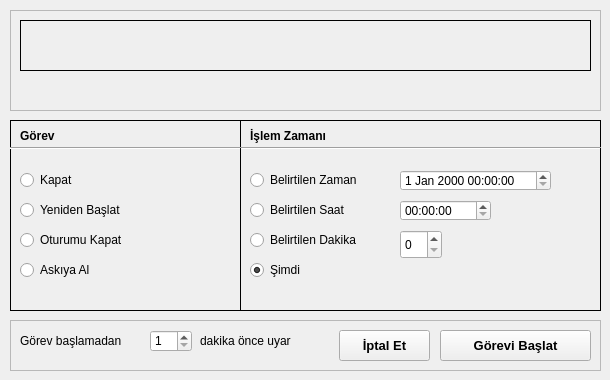
<?xml version="1.0" encoding="UTF-8"?>
<ui version="4.0">
 <class>Qtkapat</class>
 <widget class="QMainWindow" name="Qtkapat">
  <property name="geometry">
   <rect>
    <x>0</x>
    <y>0</y>
    <width>610</width>
    <height>380</height>
   </rect>
  </property>
  <property name="sizePolicy">
   <sizepolicy hsizetype="Preferred" vsizetype="Preferred">
    <horstretch>0</horstretch>
    <verstretch>0</verstretch>
   </sizepolicy>
  </property>
  <property name="windowTitle">
   <string/>
  </property>
  <property name="windowIcon">
   <iconset resource="images.qrc">
    <normaloff>:/images/shutdown.png</normaloff>:/images/shutdown.png</iconset>
  </property>
  <widget class="QWidget" name="centralwidget">
   <widget class="QFrame" name="frame">
    <property name="geometry">
     <rect>
      <x>240</x>
      <y>120</y>
      <width>361</width>
      <height>191</height>
     </rect>
    </property>
    <property name="frameShape">
     <enum>QFrame::Box</enum>
    </property>
    <property name="frameShadow">
     <enum>QFrame::Plain</enum>
    </property>
    <widget class="QRadioButton" name="radioButton_bz">
     <property name="geometry">
      <rect>
       <x>10</x>
       <y>50</y>
       <width>141</width>
       <height>20</height>
      </rect>
     </property>
     <property name="text">
      <string>Belirtilen Zaman</string>
     </property>
    </widget>
    <widget class="QTimeEdit" name="timeEdit_bs">
     <property name="geometry">
      <rect>
       <x>160</x>
       <y>80</y>
       <width>91</width>
       <height>21</height>
      </rect>
     </property>
    </widget>
    <widget class="QRadioButton" name="radioButton_bs">
     <property name="geometry">
      <rect>
       <x>10</x>
       <y>80</y>
       <width>131</width>
       <height>20</height>
      </rect>
     </property>
     <property name="text">
      <string>Belirtilen Saat</string>
     </property>
    </widget>
    <widget class="QRadioButton" name="radioButton_dk">
     <property name="geometry">
      <rect>
       <x>10</x>
       <y>110</y>
       <width>141</width>
       <height>20</height>
      </rect>
     </property>
     <property name="text">
      <string>Belirtilen Dakika</string>
     </property>
    </widget>
    <widget class="QRadioButton" name="radioButton_sy">
     <property name="geometry">
      <rect>
       <x>10</x>
       <y>140</y>
       <width>95</width>
       <height>20</height>
      </rect>
     </property>
     <property name="text">
      <string>Şimdi</string>
     </property>
     <property name="checked">
      <bool>true</bool>
     </property>
    </widget>
    <widget class="QLabel" name="label_2">
     <property name="geometry">
      <rect>
       <x>10</x>
       <y>5</y>
       <width>161</width>
       <height>21</height>
      </rect>
     </property>
     <property name="font">
      <font>
       <pointsize>9</pointsize>
       <weight>75</weight>
       <bold>true</bold>
      </font>
     </property>
     <property name="text">
      <string>İşlem Zamanı</string>
     </property>
    </widget>
    <widget class="Line" name="line_2">
     <property name="geometry">
      <rect>
       <x>0</x>
       <y>20</y>
       <width>361</width>
       <height>16</height>
      </rect>
     </property>
     <property name="font">
      <font>
       <weight>50</weight>
       <bold>false</bold>
      </font>
     </property>
     <property name="orientation">
      <enum>Qt::Horizontal</enum>
     </property>
    </widget>
    <widget class="QSpinBox" name="spinBox_dk">
     <property name="geometry">
      <rect>
       <x>160</x>
       <y>110</y>
       <width>42</width>
       <height>29</height>
      </rect>
     </property>
     <property name="maximum">
      <number>144</number>
     </property>
    </widget>
    <widget class="QDateTimeEdit" name="dateTimeEdit_bz">
     <property name="geometry">
      <rect>
       <x>160</x>
       <y>50</y>
       <width>151</width>
       <height>21</height>
      </rect>
     </property>
    </widget>
   </widget>
   <widget class="QFrame" name="frame_2">
    <property name="geometry">
     <rect>
      <x>10</x>
      <y>120</y>
      <width>231</width>
      <height>191</height>
     </rect>
    </property>
    <property name="frameShape">
     <enum>QFrame::Box</enum>
    </property>
    <property name="frameShadow">
     <enum>QFrame::Plain</enum>
    </property>
    <widget class="QRadioButton" name="radioButton_kt">
     <property name="geometry">
      <rect>
       <x>10</x>
       <y>50</y>
       <width>201</width>
       <height>20</height>
      </rect>
     </property>
     <property name="text">
      <string>Kapat</string>
     </property>
    </widget>
    <widget class="QRadioButton" name="radioButton_yb">
     <property name="geometry">
      <rect>
       <x>10</x>
       <y>80</y>
       <width>191</width>
       <height>20</height>
      </rect>
     </property>
     <property name="text">
      <string>Yeniden Başlat</string>
     </property>
    </widget>
    <widget class="QRadioButton" name="radioButton_ok">
     <property name="geometry">
      <rect>
       <x>10</x>
       <y>110</y>
       <width>201</width>
       <height>20</height>
      </rect>
     </property>
     <property name="text">
      <string>Oturumu Kapat</string>
     </property>
    </widget>
    <widget class="QRadioButton" name="radioButton_as">
     <property name="geometry">
      <rect>
       <x>10</x>
       <y>140</y>
       <width>181</width>
       <height>20</height>
      </rect>
     </property>
     <property name="text">
      <string>Askıya Al</string>
     </property>
    </widget>
    <widget class="QLabel" name="label">
     <property name="geometry">
      <rect>
       <x>10</x>
       <y>6</y>
       <width>201</width>
       <height>20</height>
      </rect>
     </property>
     <property name="font">
      <font>
       <pointsize>9</pointsize>
       <weight>75</weight>
       <bold>true</bold>
      </font>
     </property>
     <property name="frameShape">
      <enum>QFrame::NoFrame</enum>
     </property>
     <property name="frameShadow">
      <enum>QFrame::Plain</enum>
     </property>
     <property name="text">
      <string>Görev</string>
     </property>
    </widget>
    <widget class="Line" name="line">
     <property name="geometry">
      <rect>
       <x>0</x>
       <y>20</y>
       <width>231</width>
       <height>16</height>
      </rect>
     </property>
     <property name="font">
      <font>
       <weight>50</weight>
       <bold>false</bold>
      </font>
     </property>
     <property name="orientation">
      <enum>Qt::Horizontal</enum>
     </property>
    </widget>
   </widget>
   <widget class="QFrame" name="frame_3">
    <property name="geometry">
     <rect>
      <x>10</x>
      <y>10</y>
      <width>591</width>
      <height>101</height>
     </rect>
    </property>
    <property name="frameShape">
     <enum>QFrame::StyledPanel</enum>
    </property>
    <property name="frameShadow">
     <enum>QFrame::Raised</enum>
    </property>
    <widget class="QLabel" name="label_us">
     <property name="geometry">
      <rect>
       <x>10</x>
       <y>10</y>
       <width>571</width>
       <height>51</height>
      </rect>
     </property>
     <property name="font">
      <font>
       <pointsize>10</pointsize>
       <weight>50</weight>
       <bold>false</bold>
      </font>
     </property>
     <property name="frameShape">
      <enum>QFrame::Box</enum>
     </property>
     <property name="text">
      <string/>
     </property>
    </widget>
    <widget class="QLabel" name="label_st">
     <property name="geometry">
      <rect>
       <x>240</x>
       <y>70</y>
       <width>341</width>
       <height>21</height>
      </rect>
     </property>
     <property name="font">
      <font>
       <pointsize>9</pointsize>
       <weight>75</weight>
       <bold>true</bold>
      </font>
     </property>
     <property name="text">
      <string/>
     </property>
     <property name="alignment">
      <set>Qt::AlignRight|Qt::AlignTrailing|Qt::AlignVCenter</set>
     </property>
    </widget>
   </widget>
   <widget class="QFrame" name="frame_4">
    <property name="geometry">
     <rect>
      <x>10</x>
      <y>320</y>
      <width>591</width>
      <height>51</height>
     </rect>
    </property>
    <property name="frameShape">
     <enum>QFrame::StyledPanel</enum>
    </property>
    <property name="frameShadow">
     <enum>QFrame::Raised</enum>
    </property>
    <widget class="QLabel" name="label_gb">
     <property name="geometry">
      <rect>
       <x>10</x>
       <y>10</y>
       <width>121</width>
       <height>21</height>
      </rect>
     </property>
     <property name="text">
      <string>Görev başlamadan</string>
     </property>
    </widget>
    <widget class="QSpinBox" name="spinBox_uy">
     <property name="geometry">
      <rect>
       <x>140</x>
       <y>10</y>
       <width>42</width>
       <height>22</height>
      </rect>
     </property>
     <property name="prefix">
      <string/>
     </property>
     <property name="minimum">
      <number>1</number>
     </property>
     <property name="maximum">
      <number>15</number>
     </property>
    </widget>
    <widget class="QLabel" name="label_do">
     <property name="geometry">
      <rect>
       <x>190</x>
       <y>10</y>
       <width>121</width>
       <height>21</height>
      </rect>
     </property>
     <property name="text">
      <string>dakika önce uyar</string>
     </property>
    </widget>
    <widget class="QPushButton" name="pushButton_gb">
     <property name="geometry">
      <rect>
       <x>430</x>
       <y>10</y>
       <width>151</width>
       <height>31</height>
      </rect>
     </property>
     <property name="font">
      <font>
       <pointsize>10</pointsize>
       <weight>75</weight>
       <bold>true</bold>
       <kerning>false</kerning>
      </font>
     </property>
     <property name="text">
      <string>Görevi Başlat</string>
     </property>
    </widget>
    <widget class="QPushButton" name="pushButton_ip">
     <property name="geometry">
      <rect>
       <x>329</x>
       <y>10</y>
       <width>91</width>
       <height>31</height>
      </rect>
     </property>
     <property name="font">
      <font>
       <pointsize>10</pointsize>
       <weight>75</weight>
       <bold>true</bold>
      </font>
     </property>
     <property name="text">
      <string>İptal Et</string>
     </property>
    </widget>
   </widget>
  </widget>
 </widget>
 <resources>
  <include location="images.qrc"/>
 </resources>
 <connections/>
</ui>
